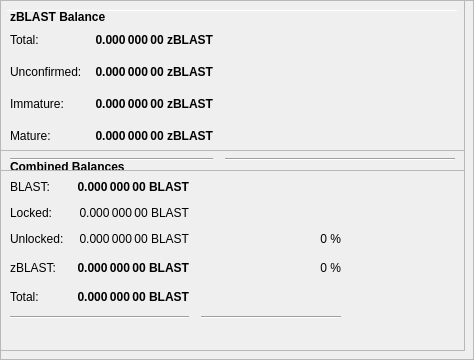
        <widget class="QFrame" name="frameObfuscation">
         <property name="minimumSize">
          <size>
           <width>0</width>
           <height>350</height>
          </size>
         </property>
         <property name="layoutDirection">
          <enum>Qt::LeftToRight</enum>
         </property>
         <property name="frameShape">
          <enum>QFrame::StyledPanel</enum>
         </property>
         <property name="frameShadow">
          <enum>QFrame::Raised</enum>
         </property>
         <widget class="QPushButton" name="runAutoDenom">
          <property name="geometry">
           <rect>
            <x>251</x>
            <y>17</y>
            <width>1</width>
            <height>1</height>
           </rect>
          </property>
          <property name="palette">
           <palette>
            <active>
             <colorrole role="WindowText">
              <brush brushstyle="SolidPattern">
               <color alpha="255">
                <red>0</red>
                <green>0</green>
                <blue>0</blue>
               </color>
              </brush>
             </colorrole>
             <colorrole role="Button">
              <brush brushstyle="SolidPattern">
               <color alpha="255">
                <red>239</red>
                <green>238</green>
                <blue>238</blue>
               </color>
              </brush>
             </colorrole>
             <colorrole role="Light">
              <brush brushstyle="SolidPattern">
               <color alpha="255">
                <red>255</red>
                <green>255</green>
                <blue>255</blue>
               </color>
              </brush>
             </colorrole>
             <colorrole role="Midlight">
              <brush brushstyle="SolidPattern">
               <color alpha="255">
                <red>247</red>
                <green>246</green>
                <blue>246</blue>
               </color>
              </brush>
             </colorrole>
             <colorrole role="Dark">
              <brush brushstyle="SolidPattern">
               <color alpha="255">
                <red>119</red>
                <green>119</green>
                <blue>119</blue>
               </color>
              </brush>
             </colorrole>
             <colorrole role="Mid">
              <brush brushstyle="SolidPattern">
               <color alpha="255">
                <red>159</red>
                <green>159</green>
                <blue>159</blue>
               </color>
              </brush>
             </colorrole>
             <colorrole role="Text">
              <brush brushstyle="SolidPattern">
               <color alpha="255">
                <red>0</red>
                <green>0</green>
                <blue>0</blue>
               </color>
              </brush>
             </colorrole>
             <colorrole role="BrightText">
              <brush brushstyle="SolidPattern">
               <color alpha="255">
                <red>255</red>
                <green>255</green>
                <blue>255</blue>
               </color>
              </brush>
             </colorrole>
             <colorrole role="ButtonText">
              <brush brushstyle="SolidPattern">
               <color alpha="255">
                <red>0</red>
                <green>0</green>
                <blue>0</blue>
               </color>
              </brush>
             </colorrole>
             <colorrole role="Base">
              <brush brushstyle="SolidPattern">
               <color alpha="255">
                <red>255</red>
                <green>255</green>
                <blue>255</blue>
               </color>
              </brush>
             </colorrole>
             <colorrole role="Window">
              <brush brushstyle="SolidPattern">
               <color alpha="255">
                <red>239</red>
                <green>238</green>
                <blue>238</blue>
               </color>
              </brush>
             </colorrole>
             <colorrole role="Shadow">
              <brush brushstyle="SolidPattern">
               <color alpha="255">
                <red>0</red>
                <green>0</green>
                <blue>0</blue>
               </color>
              </brush>
             </colorrole>
             <colorrole role="AlternateBase">
              <brush brushstyle="SolidPattern">
               <color alpha="255">
                <red>247</red>
                <green>246</green>
                <blue>246</blue>
               </color>
              </brush>
             </colorrole>
             <colorrole role="ToolTipBase">
              <brush brushstyle="SolidPattern">
               <color alpha="255">
                <red>255</red>
                <green>255</green>
                <blue>220</blue>
               </color>
              </brush>
             </colorrole>
             <colorrole role="ToolTipText">
              <brush brushstyle="SolidPattern">
               <color alpha="255">
                <red>0</red>
                <green>0</green>
                <blue>0</blue>
               </color>
              </brush>
             </colorrole>
            </active>
            <inactive>
             <colorrole role="WindowText">
              <brush brushstyle="SolidPattern">
               <color alpha="255">
                <red>0</red>
                <green>0</green>
                <blue>0</blue>
               </color>
              </brush>
             </colorrole>
             <colorrole role="Button">
              <brush brushstyle="SolidPattern">
               <color alpha="255">
                <red>239</red>
                <green>238</green>
                <blue>238</blue>
               </color>
              </brush>
             </colorrole>
             <colorrole role="Light">
              <brush brushstyle="SolidPattern">
               <color alpha="255">
                <red>255</red>
                <green>255</green>
                <blue>255</blue>
               </color>
              </brush>
             </colorrole>
             <colorrole role="Midlight">
              <brush brushstyle="SolidPattern">
               <color alpha="255">
                <red>247</red>
                <green>246</green>
                <blue>246</blue>
               </color>
              </brush>
             </colorrole>
             <colorrole role="Dark">
              <brush brushstyle="SolidPattern">
               <color alpha="255">
                <red>119</red>
                <green>119</green>
                <blue>119</blue>
               </color>
              </brush>
             </colorrole>
             <colorrole role="Mid">
              <brush brushstyle="SolidPattern">
               <color alpha="255">
                <red>159</red>
                <green>159</green>
                <blue>159</blue>
               </color>
              </brush>
             </colorrole>
             <colorrole role="Text">
              <brush brushstyle="SolidPattern">
               <color alpha="255">
                <red>0</red>
                <green>0</green>
                <blue>0</blue>
               </color>
              </brush>
             </colorrole>
             <colorrole role="BrightText">
              <brush brushstyle="SolidPattern">
               <color alpha="255">
                <red>255</red>
                <green>255</green>
                <blue>255</blue>
               </color>
              </brush>
             </colorrole>
             <colorrole role="ButtonText">
              <brush brushstyle="SolidPattern">
               <color alpha="255">
                <red>0</red>
                <green>0</green>
                <blue>0</blue>
               </color>
              </brush>
             </colorrole>
             <colorrole role="Base">
              <brush brushstyle="SolidPattern">
               <color alpha="255">
                <red>255</red>
                <green>255</green>
                <blue>255</blue>
               </color>
              </brush>
             </colorrole>
             <colorrole role="Window">
              <brush brushstyle="SolidPattern">
               <color alpha="255">
                <red>239</red>
                <green>238</green>
                <blue>238</blue>
               </color>
              </brush>
             </colorrole>
             <colorrole role="Shadow">
              <brush brushstyle="SolidPattern">
               <color alpha="255">
                <red>0</red>
                <green>0</green>
                <blue>0</blue>
               </color>
              </brush>
             </colorrole>
             <colorrole role="AlternateBase">
              <brush brushstyle="SolidPattern">
               <color alpha="255">
                <red>247</red>
                <green>246</green>
                <blue>246</blue>
               </color>
              </brush>
             </colorrole>
             <colorrole role="ToolTipBase">
              <brush brushstyle="SolidPattern">
               <color alpha="255">
                <red>255</red>
                <green>255</green>
                <blue>220</blue>
               </color>
              </brush>
             </colorrole>
             <colorrole role="ToolTipText">
              <brush brushstyle="SolidPattern">
               <color alpha="255">
                <red>0</red>
                <green>0</green>
                <blue>0</blue>
               </color>
              </brush>
             </colorrole>
            </inactive>
            <disabled>
             <colorrole role="WindowText">
              <brush brushstyle="SolidPattern">
               <color alpha="255">
                <red>119</red>
                <green>119</green>
                <blue>119</blue>
               </color>
              </brush>
             </colorrole>
             <colorrole role="Button">
              <brush brushstyle="SolidPattern">
               <color alpha="255">
                <red>239</red>
                <green>238</green>
                <blue>238</blue>
               </color>
              </brush>
             </colorrole>
             <colorrole role="Light">
              <brush brushstyle="SolidPattern">
               <color alpha="255">
                <red>255</red>
                <green>255</green>
                <blue>255</blue>
               </color>
              </brush>
             </colorrole>
             <colorrole role="Midlight">
              <brush brushstyle="SolidPattern">
               <color alpha="255">
                <red>247</red>
                <green>246</green>
                <blue>246</blue>
               </color>
              </brush>
             </colorrole>
             <colorrole role="Dark">
              <brush brushstyle="SolidPattern">
               <color alpha="255">
                <red>119</red>
                <green>119</green>
                <blue>119</blue>
               </color>
              </brush>
             </colorrole>
             <colorrole role="Mid">
              <brush brushstyle="SolidPattern">
               <color alpha="255">
                <red>159</red>
                <green>159</green>
                <blue>159</blue>
               </color>
              </brush>
             </colorrole>
             <colorrole role="Text">
              <brush brushstyle="SolidPattern">
               <color alpha="255">
                <red>119</red>
                <green>119</green>
                <blue>119</blue>
               </color>
              </brush>
             </colorrole>
             <colorrole role="BrightText">
              <brush brushstyle="SolidPattern">
               <color alpha="255">
                <red>255</red>
                <green>255</green>
                <blue>255</blue>
               </color>
              </brush>
             </colorrole>
             <colorrole role="ButtonText">
              <brush brushstyle="SolidPattern">
               <color alpha="255">
                <red>119</red>
                <green>119</green>
                <blue>119</blue>
               </color>
              </brush>
             </colorrole>
             <colorrole role="Base">
              <brush brushstyle="SolidPattern">
               <color alpha="255">
                <red>239</red>
                <green>238</green>
                <blue>238</blue>
               </color>
              </brush>
             </colorrole>
             <colorrole role="Window">
              <brush brushstyle="SolidPattern">
               <color alpha="255">
                <red>239</red>
                <green>238</green>
                <blue>238</blue>
               </color>
              </brush>
             </colorrole>
             <colorrole role="Shadow">
              <brush brushstyle="SolidPattern">
               <color alpha="255">
                <red>0</red>
                <green>0</green>
                <blue>0</blue>
               </color>
              </brush>
             </colorrole>
             <colorrole role="AlternateBase">
              <brush brushstyle="SolidPattern">
               <color alpha="255">
                <red>239</red>
                <green>238</green>
                <blue>238</blue>
               </color>
              </brush>
             </colorrole>
             <colorrole role="ToolTipBase">
              <brush brushstyle="SolidPattern">
               <color alpha="255">
                <red>255</red>
                <green>255</green>
                <blue>220</blue>
               </color>
              </brush>
             </colorrole>
             <colorrole role="ToolTipText">
              <brush brushstyle="SolidPattern">
               <color alpha="255">
                <red>0</red>
                <green>0</green>
                <blue>0</blue>
               </color>
              </brush>
             </colorrole>
            </disabled>
           </palette>
          </property>
          <property name="focusPolicy">
           <enum>Qt::NoFocus</enum>
          </property>
          <property name="autoFillBackground">
           <bool>true</bool>
          </property>
          <property name="text">
           <string/>
          </property>
          <property name="flat">
           <bool>true</bool>
          </property>
         </widget>
         <widget class="Line" name="line">
          <property name="geometry">
           <rect>
            <x>7</x>
            <y>10</y>
            <width>451</width>
            <height>1</height>
           </rect>
          </property>
          <property name="orientation">
           <enum>Qt::Horizontal</enum>
          </property>
         </widget>
         <widget class="QFrame" name="frame_3">
          <property name="geometry">
           <rect>
            <x>0</x>
            <y>150</y>
            <width>465</width>
            <height>201</height>
           </rect>
          </property>
          <property name="frameShape">
           <enum>QFrame::StyledPanel</enum>
          </property>
          <property name="frameShadow">
           <enum>QFrame::Raised</enum>
          </property>
          <layout class="QVBoxLayout" name="verticalLayout_5">
           <item>
            <layout class="QHBoxLayout" name="horizontalLayout_5" stretch="0">
             <item>
              <widget class="QLabel" name="label_5z">
               <property name="maximumSize">
                <size>
                 <width>16777215</width>
                 <height>20</height>
                </size>
               </property>
               <property name="font">
                <font>
                 <weight>75</weight>
                 <bold>true</bold>
                </font>
               </property>
               <property name="toolTip">
                <string>Combined Balances (including unconfirmed and immature coins)</string>
               </property>
               <property name="text">
                <string>&lt;html&gt;&lt;head/&gt;&lt;body&gt;&lt;p&gt;Combined Balances&lt;/p&gt;&lt;/body&gt;&lt;/html&gt;</string>
               </property>
              </widget>
             </item>
            </layout>
           </item>
           <item>
            <layout class="QGridLayout" name="gridLayout_3">
             <property name="spacing">
              <number>12</number>
             </property>
             <item row="7" column="0" colspan="2">
              <widget class="Line" name="lineSpendableBalance_3">
               <property name="orientation">
                <enum>Qt::Horizontal</enum>
               </property>
              </widget>
             </item>
             <item row="7" column="2">
              <widget class="Line" name="lineWatchBalance_3">
               <property name="sizePolicy">
                <sizepolicy hsizetype="Preferred" vsizetype="Fixed">
                 <horstretch>0</horstretch>
                 <verstretch>0</verstretch>
                </sizepolicy>
               </property>
               <property name="minimumSize">
                <size>
                 <width>140</width>
                 <height>0</height>
                </size>
               </property>
               <property name="orientation">
                <enum>Qt::Horizontal</enum>
               </property>
              </widget>
             </item>
             <item row="4" column="1">
              <widget class="QLabel" name="labelzBalancez">
               <property name="font">
                <font>
                 <weight>75</weight>
                 <bold>true</bold>
                </font>
               </property>
               <property name="cursor">
                <cursorShape>IBeamCursor</cursorShape>
               </property>
               <property name="toolTip">
                <string>Total of transactions that have yet to be confirmed, and do not yet count toward the spendable balance</string>
               </property>
               <property name="text">
                <string notr="true">0.000 000 00 BLAST</string>
               </property>
               <property name="alignment">
                <set>Qt::AlignRight|Qt::AlignTrailing|Qt::AlignVCenter</set>
               </property>
               <property name="textInteractionFlags">
                <set>Qt::LinksAccessibleByMouse|Qt::TextSelectableByKeyboard|Qt::TextSelectableByMouse</set>
               </property>
              </widget>
             </item>
             <item row="6" column="1">
              <widget class="QLabel" name="labelTotalz">
               <property name="font">
                <font>
                 <weight>75</weight>
                 <bold>true</bold>
                </font>
               </property>
               <property name="cursor">
                <cursorShape>IBeamCursor</cursorShape>
               </property>
               <property name="toolTip">
                <string>Total Balance, including unconfirmed and immature coins.</string>
               </property>
               <property name="text">
                <string notr="true">0.000 000 00 BLAST</string>
               </property>
               <property name="alignment">
                <set>Qt::AlignRight|Qt::AlignTrailing|Qt::AlignVCenter</set>
               </property>
               <property name="textInteractionFlags">
                <set>Qt::LinksAccessibleByMouse|Qt::TextSelectableByKeyboard|Qt::TextSelectableByMouse</set>
               </property>
              </widget>
             </item>
             <item row="4" column="3">
              <spacer name="horizontalSpacer_6">
               <property name="orientation">
                <enum>Qt::Horizontal</enum>
               </property>
               <property name="sizeHint" stdset="0">
                <size>
                 <width>40</width>
                 <height>20</height>
                </size>
               </property>
              </spacer>
             </item>
             <item row="6" column="0">
              <widget class="QLabel" name="labelTotalTextz">
               <property name="text">
                <string>Total:</string>
               </property>
              </widget>
             </item>
             <item row="1" column="0">
              <widget class="QLabel" name="labelBalanceTextz">
               <property name="text">
                <string>BLAST:</string>
               </property>
              </widget>
             </item>
             <item row="1" column="1">
              <widget class="QLabel" name="labelBalancez">
               <property name="font">
                <font>
                 <weight>75</weight>
                 <bold>true</bold>
                </font>
               </property>
               <property name="cursor">
                <cursorShape>IBeamCursor</cursorShape>
               </property>
               <property name="toolTip">
                <string>Your current spendable balance</string>
               </property>
               <property name="text">
                <string notr="true">0.000 000 00 BLAST</string>
               </property>
               <property name="alignment">
                <set>Qt::AlignRight|Qt::AlignTrailing|Qt::AlignVCenter</set>
               </property>
               <property name="textInteractionFlags">
                <set>Qt::LinksAccessibleByMouse|Qt::TextSelectableByKeyboard|Qt::TextSelectableByMouse</set>
               </property>
              </widget>
             </item>
             <item row="4" column="0">
              <widget class="QLabel" name="labelzBalanceTextz">
               <property name="toolTip">
                <string/>
               </property>
               <property name="text">
                <string>zBLAST:</string>
               </property>
              </widget>
             </item>
             <item row="4" column="2">
              <widget class="QLabel" name="labelzBLASTPercent">
               <property name="toolTip">
                <string>Current percentage of zBLAST.
If AutoMint is enabled this percentage will settle around the configured AutoMint percentage (default = 10%)</string>
               </property>
               <property name="text">
                <string>0 %</string>
               </property>
               <property name="alignment">
                <set>Qt::AlignRight|Qt::AlignTrailing|Qt::AlignVCenter</set>
               </property>
              </widget>
             </item>
             <item row="6" column="2">
              <widget class="QLabel" name="label100Percent">
               <property name="text">
                <string/>
               </property>
               <property name="alignment">
                <set>Qt::AlignRight|Qt::AlignTrailing|Qt::AlignVCenter</set>
               </property>
              </widget>
             </item>
             <item row="2" column="1">
              <widget class="QLabel" name="labelLockedBalance">
               <property name="toolTip">
                <string>Locked BLAST or Masternode collaterals. These are excluded from zBLAST minting.</string>
               </property>
               <property name="text">
                <string>0.000 000 00 BLAST</string>
               </property>
               <property name="alignment">
                <set>Qt::AlignRight|Qt::AlignTrailing|Qt::AlignVCenter</set>
               </property>
              </widget>
             </item>
             <item row="2" column="0">
              <widget class="QLabel" name="labelLockedBalanceText">
               <property name="toolTip">
                <string>Locked BLAST or Masternode collaterals. These are excluded from zBLAST minting.</string>
               </property>
               <property name="text">
                <string>Locked:</string>
               </property>
              </widget>
             </item>
             <item row="3" column="0">
              <widget class="QLabel" name="labelUnLockedBalanceText">
               <property name="toolTip">
                <string>Unlocked BLASTs. These can be used for zBLAST minting.</string>
               </property>
               <property name="text">
                <string>Unlocked:</string>
               </property>
              </widget>
             </item>
             <item row="3" column="1">
              <widget class="QLabel" name="labelUnLockedBalance">
               <property name="toolTip">
                <string>Unlocked BLASTs. These can be used for zBLAST minting.</string>
               </property>
               <property name="text">
                <string>0.000 000 00 BLAST</string>
               </property>
               <property name="alignment">
                <set>Qt::AlignRight|Qt::AlignTrailing|Qt::AlignVCenter</set>
               </property>
              </widget>
             </item>
             <item row="3" column="2">
              <widget class="QLabel" name="labelBLASTPercent">
               <property name="text">
                <string>0 %</string>
               </property>
               <property name="alignment">
                <set>Qt::AlignRight|Qt::AlignTrailing|Qt::AlignVCenter</set>
               </property>
              </widget>
             </item>
            </layout>
           </item>
           <item>
            <spacer name="verticalSpacer">
             <property name="orientation">
              <enum>Qt::Vertical</enum>
             </property>
             <property name="sizeHint" stdset="0">
              <size>
               <width>20</width>
               <height>40</height>
              </size>
             </property>
            </spacer>
           </item>
          </layout>
         </widget>
         <widget class="QFrame" name="frame_4">
          <property name="geometry">
           <rect>
            <x>0</x>
            <y>0</y>
            <width>465</width>
            <height>171</height>
           </rect>
          </property>
          <property name="frameShape">
           <enum>QFrame::StyledPanel</enum>
          </property>
          <property name="frameShadow">
           <enum>QFrame::Raised</enum>
          </property>
          <layout class="QVBoxLayout" name="verticalLayout_7">
           <item>
            <layout class="QHBoxLayout" name="horizontalLayout_8" stretch="0">
             <item>
              <widget class="QLabel" name="label_5z_3">
               <property name="maximumSize">
                <size>
                 <width>16777215</width>
                 <height>20</height>
                </size>
               </property>
               <property name="font">
                <font>
                 <weight>75</weight>
                 <bold>true</bold>
                </font>
               </property>
               <property name="text">
                <string>zBLAST Balance</string>
               </property>
              </widget>
             </item>
            </layout>
           </item>
           <item>
            <layout class="QGridLayout" name="gridLayout_5">
             <property name="spacing">
              <number>12</number>
             </property>
             <item row="4" column="0">
              <widget class="QLabel" name="labelzBalanceMatureText">
               <property name="toolTip">
                <string>Mature: more than 20 confirmation and more than 1 mints of the same denomination after it was minted.
These zBLAST are spendable.</string>
               </property>
               <property name="text">
                <string>Mature:</string>
               </property>
              </widget>
             </item>
             <item row="5" column="0" colspan="2">
              <widget class="Line" name="lineSpendableBalance_5">
               <property name="orientation">
                <enum>Qt::Horizontal</enum>
               </property>
              </widget>
             </item>
             <item row="1" column="1">
              <widget class="QLabel" name="labelzBalance">
               <property name="font">
                <font>
                 <weight>75</weight>
                 <bold>true</bold>
                </font>
               </property>
               <property name="cursor">
                <cursorShape>IBeamCursor</cursorShape>
               </property>
               <property name="toolTip">
                <string>All available zBLAST, unconfirmed and immature zBLAST included.</string>
               </property>
               <property name="text">
                <string notr="true">0.000 000 00 zBLAST</string>
               </property>
               <property name="alignment">
                <set>Qt::AlignRight|Qt::AlignTrailing|Qt::AlignVCenter</set>
               </property>
               <property name="textInteractionFlags">
                <set>Qt::LinksAccessibleByMouse|Qt::TextSelectableByKeyboard|Qt::TextSelectableByMouse</set>
               </property>
              </widget>
             </item>
             <item row="5" column="2">
              <widget class="Line" name="lineWatchBalance_5">
               <property name="sizePolicy">
                <sizepolicy hsizetype="Preferred" vsizetype="Fixed">
                 <horstretch>0</horstretch>
                 <verstretch>0</verstretch>
                </sizepolicy>
               </property>
               <property name="minimumSize">
                <size>
                 <width>140</width>
                 <height>0</height>
                </size>
               </property>
               <property name="orientation">
                <enum>Qt::Horizontal</enum>
               </property>
              </widget>
             </item>
             <item row="1" column="0">
              <widget class="QLabel" name="labelzBalanceText">
               <property name="toolTip">
                <string>All available zBLAST, unconfirmed and immature zBLAST included.</string>
               </property>
               <property name="text">
                <string>Total:</string>
               </property>
              </widget>
             </item>
             <item row="1" column="2">
              <spacer name="horizontalSpacer_8">
               <property name="orientation">
                <enum>Qt::Horizontal</enum>
               </property>
               <property name="sizeHint" stdset="0">
                <size>
                 <width>40</width>
                 <height>20</height>
                </size>
               </property>
              </spacer>
             </item>
             <item row="4" column="2">
              <spacer name="horizontalSpacer_4">
               <property name="orientation">
                <enum>Qt::Horizontal</enum>
               </property>
               <property name="sizeHint" stdset="0">
                <size>
                 <width>40</width>
                 <height>20</height>
                </size>
               </property>
              </spacer>
             </item>
             <item row="4" column="1">
              <widget class="QLabel" name="labelzBalanceMature">
               <property name="font">
                <font>
                 <weight>75</weight>
                 <bold>true</bold>
                </font>
               </property>
               <property name="toolTip">
                <string>Mature: more than 20 confirmation and more than 1 mints of the same denomination after it was minted.
These zBLAST are spendable.</string>
               </property>
               <property name="text">
                <string>0.000 000 00 zBLAST</string>
               </property>
               <property name="alignment">
                <set>Qt::AlignRight|Qt::AlignTrailing|Qt::AlignVCenter</set>
               </property>
              </widget>
             </item>
             <item row="2" column="0">
              <widget class="QLabel" name="labelzBalanceUnconfirmedText">
               <property name="toolTip">
                <string>Unconfirmed: less than 20 confirmations
Immature: confirmed, but less than 1 mints of the same denomination after it was minted</string>
               </property>
               <property name="text">
                <string>Unconfirmed:</string>
               </property>
              </widget>
             </item>
             <item row="2" column="1">
              <widget class="QLabel" name="labelzBalanceUnconfirmed">
               <property name="font">
                <font>
                 <weight>75</weight>
                 <bold>true</bold>
                </font>
               </property>
               <property name="toolTip">
                <string>Unconfirmed: less than 20 confirmations
Immature: confirmed, but less than 1 mints of the same denomination after it was minted</string>
               </property>
               <property name="text">
                <string>0.000 000 00 zBLAST</string>
               </property>
               <property name="alignment">
                <set>Qt::AlignRight|Qt::AlignTrailing|Qt::AlignVCenter</set>
               </property>
              </widget>
             </item>
             <item row="2" column="2">
              <spacer name="horizontalSpacer_5">
               <property name="orientation">
                <enum>Qt::Horizontal</enum>
               </property>
               <property name="sizeHint" stdset="0">
                <size>
                 <width>40</width>
                 <height>20</height>
                </size>
               </property>
              </spacer>
             </item>
             <item row="3" column="0">
              <widget class="QLabel" name="labelzBalanceImmatureText">
               <property name="toolTip">
                <string>Unconfirmed: less than 20 confirmations
Immature: confirmed, but less than 1 mints of the same denomination after it was minted</string>
               </property>
               <property name="text">
                <string>Immature:</string>
               </property>
              </widget>
             </item>
             <item row="3" column="1">
              <widget class="QLabel" name="labelzBalanceImmature">
               <property name="font">
                <font>
                 <weight>75</weight>
                 <bold>true</bold>
                </font>
               </property>
               <property name="toolTip">
                <string>Unconfirmed: less than 20 confirmations
Immature: confirmed, but less than 1 mints of the same denomination after it was minted</string>
               </property>
               <property name="text">
                <string>0.000 000 00 zBLAST</string>
               </property>
               <property name="alignment">
                <set>Qt::AlignRight|Qt::AlignTrailing|Qt::AlignVCenter</set>
               </property>
              </widget>
             </item>
             <item row="3" column="2">
              <spacer name="horizontalSpacer_7">
               <property name="orientation">
                <enum>Qt::Horizontal</enum>
               </property>
               <property name="sizeHint" stdset="0">
                <size>
                 <width>40</width>
                 <height>20</height>
                </size>
               </property>
              </spacer>
             </item>
            </layout>
           </item>
          </layout>
         </widget>
        </widget>
